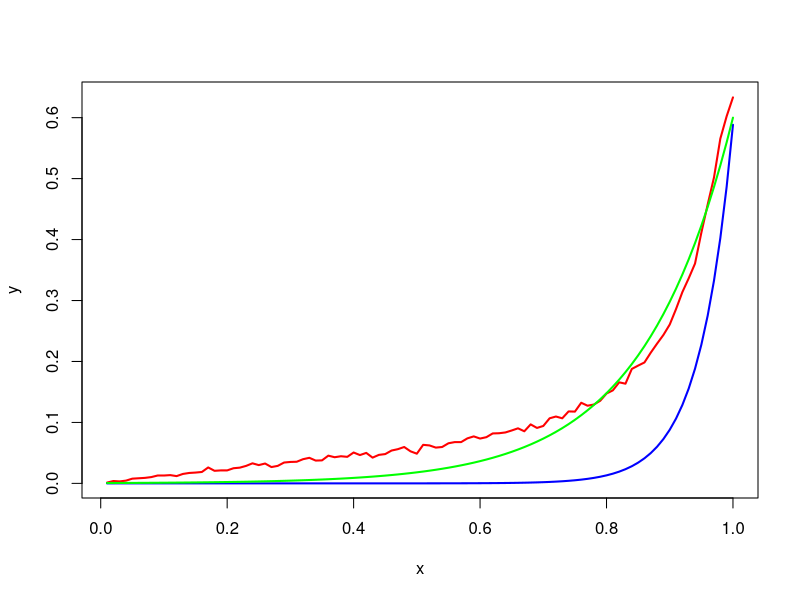

Write the R code that produced this figure.
y = as.matrix(read.table('Temp/k1_iris.dat'))
y = as.matrix(read.table('Temp/k1_cancer.dat'))
y = as.matrix(read.table('Temp/k1_wine.dat'))
y = as.matrix(read.table('Temp/k1_seeds.dat'))
y = as.matrix(read.table('Temp/k1_zoo.dat'))

x = seq(0.01,1,length.out = length(y))

plot(x,y,type='l',col='red',lwd=2)

a = 3.296e-09
b = 19
c = 0.02
lines(x,a*exp(b*(x)),col='blue',lwd=2)

dr = 0.4
a = 1 - dr
b = 7
c = 0
lines(x,a*exp(b*(x-1))+c,col='green',lwd=2)
